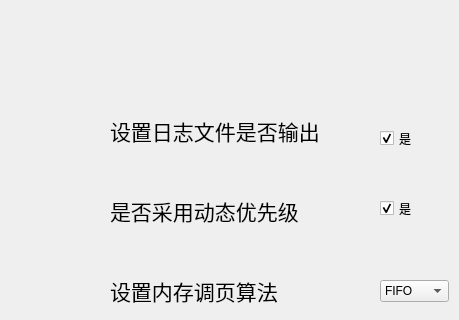
    <widget class="QWidget" name="page_15">
     <widget class="QLabel" name="label_23">
      <property name="geometry">
       <rect>
        <x>110</x>
        <y>110</y>
        <width>231</width>
        <height>41</height>
       </rect>
      </property>
      <property name="font">
       <font>
        <pointsize>16</pointsize>
       </font>
      </property>
      <property name="text">
       <string>设置日志文件是否输出</string>
      </property>
     </widget>
     <widget class="QLabel" name="label_24">
      <property name="geometry">
       <rect>
        <x>110</x>
        <y>270</y>
        <width>231</width>
        <height>41</height>
       </rect>
      </property>
      <property name="font">
       <font>
        <pointsize>16</pointsize>
       </font>
      </property>
      <property name="text">
       <string>设置内存调页算法</string>
      </property>
     </widget>
     <widget class="QLabel" name="label_25">
      <property name="geometry">
       <rect>
        <x>110</x>
        <y>190</y>
        <width>231</width>
        <height>41</height>
       </rect>
      </property>
      <property name="font">
       <font>
        <pointsize>16</pointsize>
       </font>
      </property>
      <property name="text">
       <string>是否采用动态优先级</string>
      </property>
     </widget>
     <widget class="QCheckBox" name="checkBox_isLogOut">
      <property name="geometry">
       <rect>
        <x>380</x>
        <y>130</y>
        <width>70</width>
        <height>17</height>
       </rect>
      </property>
      <property name="text">
       <string>是</string>
      </property>
      <property name="checked">
       <bool>true</bool>
      </property>
     </widget>
     <widget class="QComboBox" name="comboBox_PageChangeType">
      <property name="geometry">
       <rect>
        <x>380</x>
        <y>280</y>
        <width>69</width>
        <height>22</height>
       </rect>
      </property>
      <item>
       <property name="text">
        <string>FIFO</string>
       </property>
      </item>
      <item>
       <property name="text">
        <string>LRU</string>
       </property>
      </item>
     </widget>
     <widget class="QCheckBox" name="checkBox_isDynamic">
      <property name="geometry">
       <rect>
        <x>380</x>
        <y>200</y>
        <width>70</width>
        <height>17</height>
       </rect>
      </property>
      <property name="text">
       <string>是</string>
      </property>
      <property name="checked">
       <bool>true</bool>
      </property>
      <property name="tristate">
       <bool>false</bool>
      </property>
     </widget>
    </widget>
